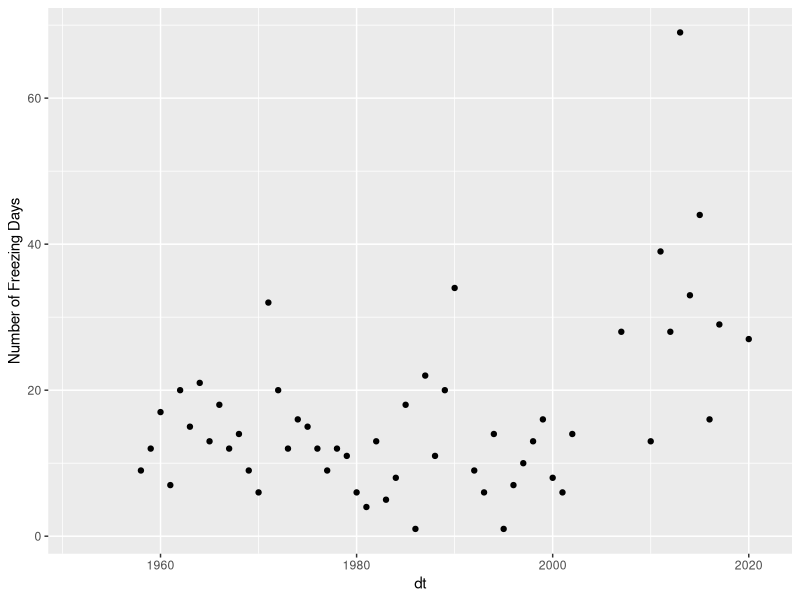

This chart was generated by the following R code:
## ---- chunk 1
knitr::opts_chunk$set(echo = TRUE, results = FALSE, warning = FALSE, message = FALSE)
library(lubridate)
library(tidyverse)
library(here)
## ---- chunk 2
clim = read_csv(here("CachumaLake_NCDC_USC00041253.csv"))
head(clim)

date=as.Date(clim$DATE)


## ---- chunk 3

clim$freeze = ifelse(clim$TMIN <= 32, 1, 0)
clim.wfrdata = clim %>% group_by(year(date)) %>% summarize(ndayfr=sum(freeze))
clim.wfrdata$dt = unique(year(date))

ggplot(clim.wfrdata, aes(dt, ndayfr))+geom_point()+labs(y="Number of Freezing Days")
## ---- chunk 4
clim$flood = ifelse(clim$PRCP >= 1, 1, 0)
nyrs=length(unique(year(date)))

retper=(nyrs+1)/sum(clim$flood,na.rm=TRUE)
